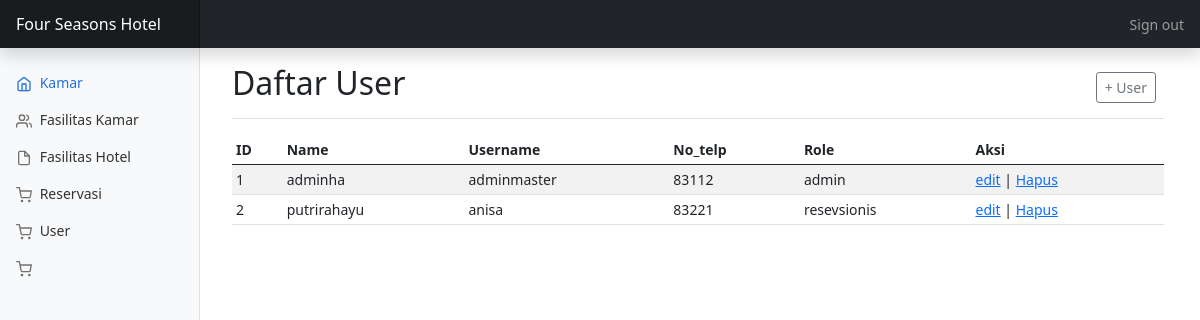
/admin/index.php?page=user-list (signed in), run on the app's committed database.
### tables this page shows
CREATE TABLE `user` (
  `id` int(11) NOT NULL,
  `name` varchar(255) NOT NULL,
  `username` varchar(255) NOT NULL,
  `password` varchar(255) NOT NULL,
  `no_telp` int(11) NOT NULL,
  `role` enum('admin','resevsionis') NOT NULL
);

### admin/user_list.php (the view)
<?php
  include "../koneksi.php";
?>
<div class="d-flex justify-content-between flex-wrap flex-md-nowrap align-items-center pt-3 pb-2 mb-3 border-bottom">
  <h1 class="h2">Daftar User</h1>
  <div class="btn-toolbar mb-2 mb-md-0">
    <div class="btn-group me-2">
      <a href="index.php?page=user-input">
        <button type="button" class="btn btn-sm btn-outline-secondary">+ User</button>
      </a>
    </div>
  </div>
</div>
<div class="table-responsive">
  <table class="table table-striped table-sm">
    <thead>
      <tr>
        <th scope="col">ID</th>
        <th scope="col">Name</th>
        <th scope="col">Username</th>
        <th scope="col">No_telp</th>
        <th scope="col">Role</th>
        <th scope="col">Aksi</th>
      </tr>
    </thead>
    <tbody>
    <?php
     $query = $conn->query('SELECT * FROM user');
     $no=1;
      while ($data = mysqli_fetch_array($query)) {
    ?>
      <tr>
        <td><?php echo $no++ ?></td>
        <td><?php echo $data['name'] ?></td>
        <td><?php echo $data['username'] ?></td>
        <td><?php echo $data['no_telp'] ?></td>
        <td><?php echo $data['role'] ?></td>
        <td>
          <a href="index.php?page=user-edit&id=<?php echo $data['id']; ?>">edit</a> |
          <a href="user_delete.php?id=<?php echo $data['id']; ?>" onclick="return confirm('Anda yakin mau menghapus User ini ?')">Hapus</a>
        </td>
      </tr>
    <?php } ?>
    </tbody>
  </table>
</div>

### css/dashboard.css (style rules this page uses)
body { font-size: .875rem; }

### data on the page
user: name "adminha", username "adminmaster", no_telp "83112", role "admin"
user: name "putrirahayu", username "anisa", no_telp "83221", role "resevsionis"
